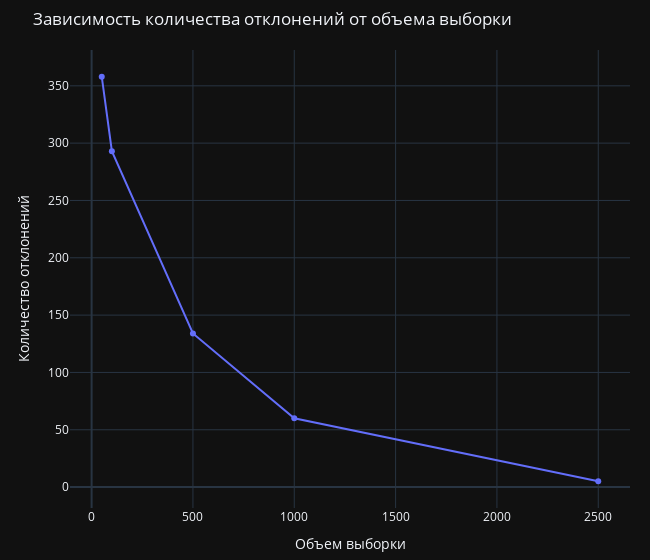

This figure's notebook cell:
### Code cell
fig = px.line(diff_count, x='gen_size', y='diff_count',
              labels={
                  'gen_size': 'Объем выборки',
                  'diff_count': 'Количество отклонений'
              },
              title='Зависимость количества отклонений от объема выборки',
              width=650,
              template=theme,
              markers='o')
fig.update_layout(margin=dict(l=70, r=20, b=10, t=50))
fig.show()

### Figure 1 — Plotly figure (JSON) as saved in the notebook; plotly's stock layout.template omitted (floating-point values rounded to 4 significant figures)
{"data": [{"hovertemplate": "Объем выборки=%{x}<br>Количество отклонений=%{y}<extra></extra>", "legendgroup": "", "line": {"color": "#636efa", "dash": "solid"}, "marker": {"symbol": "circle"}, "mode": "markers+lines", "name": "", "orientation": "v", "showlegend": false, "type": "scatter", "x": [50, 100, 500, 1000, 2500], "xaxis": "x", "y": [358, 293, 134, 60, 5], "yaxis": "y"}], "layout": {"legend": {"tracegroupgap": 0}, "margin": {"b": 10, "l": 70, "r": 20, "t": 50}, "title": {"text": "Зависимость количества отклонений от объема выборки"}, "width": 650, "xaxis": {"anchor": "y", "domain": [0, 1], "title": {"text": "Объем выборки"}}, "yaxis": {"anchor": "x", "domain": [0, 1], "title": {"text": "Количество отклонений"}}}}
